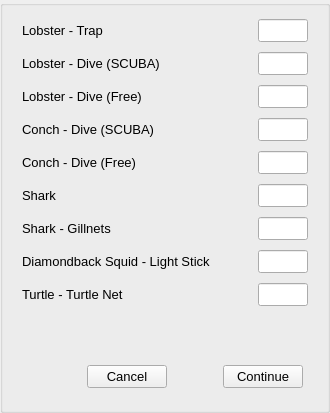
    <widget class="QGroupBox" name="groupBox_5" >
     <property name="font" >
      <font>
       <pointsize>11</pointsize>
      </font>
     </property>
     <property name="title" >
      <string/>
     </property>
     <layout class="QVBoxLayout" name="verticalLayout" >
      <item>
       <widget class="QWidget" native="1" name="widget_63" >
        <layout class="QVBoxLayout" name="verticalLayout_31" >
         <property name="spacing" >
          <number>4</number>
         </property>
         <property name="leftMargin" >
          <number>4</number>
         </property>
         <property name="topMargin" >
          <number>2</number>
         </property>
         <property name="rightMargin" >
          <number>4</number>
         </property>
         <property name="bottomMargin" >
          <number>2</number>
         </property>
         <item>
          <widget class="QWidget" native="1" name="widget_64" >
           <layout class="QHBoxLayout" name="horizontalLayout_40" >
            <property name="spacing" >
             <number>4</number>
            </property>
            <property name="leftMargin" >
             <number>4</number>
            </property>
            <property name="topMargin" >
             <number>0</number>
            </property>
            <property name="rightMargin" >
             <number>4</number>
            </property>
            <property name="bottomMargin" >
             <number>0</number>
            </property>
            <item>
             <widget class="QLabel" name="label_45" >
              <property name="font" >
               <font>
                <pointsize>10</pointsize>
               </font>
              </property>
              <property name="text" >
               <string>Lobster - Trap</string>
              </property>
             </widget>
            </item>
            <item>
             <spacer name="horizontalSpacer_3" >
              <property name="orientation" >
               <enum>Qt::Horizontal</enum>
              </property>
              <property name="sizeHint" stdset="0" >
               <size>
                <width>40</width>
                <height>20</height>
               </size>
              </property>
             </spacer>
            </item>
            <item>
             <widget class="QLineEdit" name="fish_pct_10" >
              <property name="maximumSize" >
               <size>
                <width>50</width>
                <height>16777215</height>
               </size>
              </property>
              <property name="font" >
               <font>
                <pointsize>10</pointsize>
               </font>
              </property>
             </widget>
            </item>
           </layout>
          </widget>
         </item>
        </layout>
       </widget>
      </item>
      <item>
       <widget class="QWidget" native="1" name="widget_65" >
        <layout class="QVBoxLayout" name="verticalLayout_32" >
         <property name="spacing" >
          <number>4</number>
         </property>
         <property name="leftMargin" >
          <number>4</number>
         </property>
         <property name="topMargin" >
          <number>2</number>
         </property>
         <property name="rightMargin" >
          <number>4</number>
         </property>
         <property name="bottomMargin" >
          <number>2</number>
         </property>
         <item>
          <widget class="QWidget" native="1" name="widget_66" >
           <layout class="QHBoxLayout" name="horizontalLayout_41" >
            <property name="spacing" >
             <number>4</number>
            </property>
            <property name="leftMargin" >
             <number>4</number>
            </property>
            <property name="topMargin" >
             <number>0</number>
            </property>
            <property name="rightMargin" >
             <number>4</number>
            </property>
            <property name="bottomMargin" >
             <number>0</number>
            </property>
            <item>
             <widget class="QLabel" name="label_46" >
              <property name="font" >
               <font>
                <pointsize>10</pointsize>
               </font>
              </property>
              <property name="text" >
               <string>Lobster - Dive (SCUBA)</string>
              </property>
             </widget>
            </item>
            <item>
             <spacer name="horizontalSpacer_3" >
              <property name="orientation" >
               <enum>Qt::Horizontal</enum>
              </property>
              <property name="sizeHint" stdset="0" >
               <size>
                <width>40</width>
                <height>20</height>
               </size>
              </property>
             </spacer>
            </item>
            <item>
             <widget class="QLineEdit" name="fish_pct_11" >
              <property name="maximumSize" >
               <size>
                <width>50</width>
                <height>16777215</height>
               </size>
              </property>
              <property name="font" >
               <font>
                <pointsize>10</pointsize>
               </font>
              </property>
             </widget>
            </item>
           </layout>
          </widget>
         </item>
        </layout>
       </widget>
      </item>
      <item>
       <widget class="QWidget" native="1" name="widget_67" >
        <layout class="QVBoxLayout" name="verticalLayout_33" >
         <property name="spacing" >
          <number>4</number>
         </property>
         <property name="leftMargin" >
          <number>4</number>
         </property>
         <property name="topMargin" >
          <number>2</number>
         </property>
         <property name="rightMargin" >
          <number>4</number>
         </property>
         <property name="bottomMargin" >
          <number>2</number>
         </property>
         <item>
          <widget class="QWidget" native="1" name="widget_68" >
           <layout class="QHBoxLayout" name="horizontalLayout_42" >
            <property name="spacing" >
             <number>4</number>
            </property>
            <property name="leftMargin" >
             <number>4</number>
            </property>
            <property name="topMargin" >
             <number>0</number>
            </property>
            <property name="rightMargin" >
             <number>4</number>
            </property>
            <property name="bottomMargin" >
             <number>0</number>
            </property>
            <item>
             <widget class="QLabel" name="label_47" >
              <property name="font" >
               <font>
                <pointsize>10</pointsize>
               </font>
              </property>
              <property name="text" >
               <string>Lobster - Dive (Free)</string>
              </property>
             </widget>
            </item>
            <item>
             <spacer name="horizontalSpacer_3" >
              <property name="orientation" >
               <enum>Qt::Horizontal</enum>
              </property>
              <property name="sizeHint" stdset="0" >
               <size>
                <width>40</width>
                <height>20</height>
               </size>
              </property>
             </spacer>
            </item>
            <item>
             <widget class="QLineEdit" name="fish_pct_12" >
              <property name="maximumSize" >
               <size>
                <width>50</width>
                <height>16777215</height>
               </size>
              </property>
              <property name="font" >
               <font>
                <pointsize>10</pointsize>
               </font>
              </property>
             </widget>
            </item>
           </layout>
          </widget>
         </item>
        </layout>
       </widget>
      </item>
      <item>
       <widget class="QWidget" native="1" name="widget_25" >
        <layout class="QVBoxLayout" name="verticalLayout_34" >
         <property name="spacing" >
          <number>4</number>
         </property>
         <property name="leftMargin" >
          <number>4</number>
         </property>
         <property name="topMargin" >
          <number>2</number>
         </property>
         <property name="rightMargin" >
          <number>4</number>
         </property>
         <property name="bottomMargin" >
          <number>2</number>
         </property>
         <item>
          <widget class="QWidget" native="1" name="widget_27" >
           <layout class="QHBoxLayout" name="horizontalLayout_43" >
            <property name="spacing" >
             <number>4</number>
            </property>
            <property name="leftMargin" >
             <number>4</number>
            </property>
            <property name="topMargin" >
             <number>0</number>
            </property>
            <property name="rightMargin" >
             <number>4</number>
            </property>
            <property name="bottomMargin" >
             <number>0</number>
            </property>
            <item>
             <widget class="QLabel" name="label_48" >
              <property name="font" >
               <font>
                <pointsize>10</pointsize>
               </font>
              </property>
              <property name="text" >
               <string>Conch - Dive (SCUBA)</string>
              </property>
             </widget>
            </item>
            <item>
             <spacer name="horizontalSpacer_3" >
              <property name="orientation" >
               <enum>Qt::Horizontal</enum>
              </property>
              <property name="sizeHint" stdset="0" >
               <size>
                <width>40</width>
                <height>20</height>
               </size>
              </property>
             </spacer>
            </item>
            <item>
             <widget class="QLineEdit" name="fish_pct_13" >
              <property name="maximumSize" >
               <size>
                <width>50</width>
                <height>16777215</height>
               </size>
              </property>
              <property name="font" >
               <font>
                <pointsize>10</pointsize>
               </font>
              </property>
             </widget>
            </item>
           </layout>
          </widget>
         </item>
        </layout>
       </widget>
      </item>
      <item>
       <widget class="QWidget" native="1" name="widget_33" >
        <layout class="QVBoxLayout" name="verticalLayout_35" >
         <property name="spacing" >
          <number>4</number>
         </property>
         <property name="leftMargin" >
          <number>4</number>
         </property>
         <property name="topMargin" >
          <number>2</number>
         </property>
         <property name="rightMargin" >
          <number>4</number>
         </property>
         <property name="bottomMargin" >
          <number>2</number>
         </property>
         <item>
          <widget class="QWidget" native="1" name="widget_69" >
           <layout class="QHBoxLayout" name="horizontalLayout_44" >
            <property name="spacing" >
             <number>4</number>
            </property>
            <property name="leftMargin" >
             <number>4</number>
            </property>
            <property name="topMargin" >
             <number>0</number>
            </property>
            <property name="rightMargin" >
             <number>4</number>
            </property>
            <property name="bottomMargin" >
             <number>0</number>
            </property>
            <item>
             <widget class="QLabel" name="label_49" >
              <property name="font" >
               <font>
                <pointsize>10</pointsize>
               </font>
              </property>
              <property name="text" >
               <string>Conch - Dive (Free)</string>
              </property>
             </widget>
            </item>
            <item>
             <spacer name="horizontalSpacer_3" >
              <property name="orientation" >
               <enum>Qt::Horizontal</enum>
              </property>
              <property name="sizeHint" stdset="0" >
               <size>
                <width>40</width>
                <height>20</height>
               </size>
              </property>
             </spacer>
            </item>
            <item>
             <widget class="QLineEdit" name="fish_pct_14" >
              <property name="maximumSize" >
               <size>
                <width>50</width>
                <height>16777215</height>
               </size>
              </property>
              <property name="font" >
               <font>
                <pointsize>10</pointsize>
               </font>
              </property>
             </widget>
            </item>
           </layout>
          </widget>
         </item>
        </layout>
       </widget>
      </item>
      <item>
       <widget class="QWidget" native="1" name="widget_70" >
        <layout class="QVBoxLayout" name="verticalLayout_36" >
         <property name="spacing" >
          <number>4</number>
         </property>
         <property name="leftMargin" >
          <number>4</number>
         </property>
         <property name="topMargin" >
          <number>2</number>
         </property>
         <property name="rightMargin" >
          <number>4</number>
         </property>
         <property name="bottomMargin" >
          <number>2</number>
         </property>
         <item>
          <widget class="QWidget" native="1" name="widget_71" >
           <layout class="QHBoxLayout" name="horizontalLayout_45" >
            <property name="spacing" >
             <number>4</number>
            </property>
            <property name="leftMargin" >
             <number>4</number>
            </property>
            <property name="topMargin" >
             <number>0</number>
            </property>
            <property name="rightMargin" >
             <number>4</number>
            </property>
            <property name="bottomMargin" >
             <number>0</number>
            </property>
            <item>
             <widget class="QLabel" name="label_50" >
              <property name="font" >
               <font>
                <pointsize>10</pointsize>
               </font>
              </property>
              <property name="text" >
               <string>Shark</string>
              </property>
             </widget>
            </item>
            <item>
             <spacer name="horizontalSpacer_3" >
              <property name="orientation" >
               <enum>Qt::Horizontal</enum>
              </property>
              <property name="sizeHint" stdset="0" >
               <size>
                <width>40</width>
                <height>20</height>
               </size>
              </property>
             </spacer>
            </item>
            <item>
             <widget class="QLineEdit" name="fish_pct_15" >
              <property name="maximumSize" >
               <size>
                <width>50</width>
                <height>16777215</height>
               </size>
              </property>
              <property name="font" >
               <font>
                <pointsize>10</pointsize>
               </font>
              </property>
             </widget>
            </item>
           </layout>
          </widget>
         </item>
        </layout>
       </widget>
      </item>
      <item>
       <widget class="QWidget" native="1" name="widget_72" >
        <layout class="QVBoxLayout" name="verticalLayout_37" >
         <property name="spacing" >
          <number>4</number>
         </property>
         <property name="leftMargin" >
          <number>4</number>
         </property>
         <property name="topMargin" >
          <number>2</number>
         </property>
         <property name="rightMargin" >
          <number>4</number>
         </property>
         <property name="bottomMargin" >
          <number>2</number>
         </property>
         <item>
          <widget class="QWidget" native="1" name="widget_73" >
           <layout class="QHBoxLayout" name="horizontalLayout_46" >
            <property name="spacing" >
             <number>4</number>
            </property>
            <property name="leftMargin" >
             <number>4</number>
            </property>
            <property name="topMargin" >
             <number>0</number>
            </property>
            <property name="rightMargin" >
             <number>4</number>
            </property>
            <property name="bottomMargin" >
             <number>0</number>
            </property>
            <item>
             <widget class="QLabel" name="label_51" >
              <property name="font" >
               <font>
                <pointsize>10</pointsize>
               </font>
              </property>
              <property name="text" >
               <string>Shark - Gillnets</string>
              </property>
             </widget>
            </item>
            <item>
             <spacer name="horizontalSpacer_3" >
              <property name="orientation" >
               <enum>Qt::Horizontal</enum>
              </property>
              <property name="sizeHint" stdset="0" >
               <size>
                <width>40</width>
                <height>20</height>
               </size>
              </property>
             </spacer>
            </item>
            <item>
             <widget class="QLineEdit" name="fish_pct_16" >
              <property name="maximumSize" >
               <size>
                <width>50</width>
                <height>16777215</height>
               </size>
              </property>
              <property name="font" >
               <font>
                <pointsize>10</pointsize>
               </font>
              </property>
             </widget>
            </item>
           </layout>
          </widget>
         </item>
        </layout>
       </widget>
      </item>
      <item>
       <widget class="QWidget" native="1" name="widget_74" >
        <layout class="QVBoxLayout" name="verticalLayout_38" >
         <property name="spacing" >
          <number>4</number>
         </property>
         <property name="leftMargin" >
          <number>4</number>
         </property>
         <property name="topMargin" >
          <number>2</number>
         </property>
         <property name="rightMargin" >
          <number>4</number>
         </property>
         <property name="bottomMargin" >
          <number>2</number>
         </property>
         <item>
          <widget class="QWidget" native="1" name="widget_75" >
           <layout class="QHBoxLayout" name="horizontalLayout_47" >
            <property name="spacing" >
             <number>4</number>
            </property>
            <property name="leftMargin" >
             <number>4</number>
            </property>
            <property name="topMargin" >
             <number>0</number>
            </property>
            <property name="rightMargin" >
             <number>4</number>
            </property>
            <property name="bottomMargin" >
             <number>0</number>
            </property>
            <item>
             <widget class="QLabel" name="label_52" >
              <property name="font" >
               <font>
                <pointsize>10</pointsize>
               </font>
              </property>
              <property name="text" >
               <string>Diamondback Squid - Light Stick </string>
              </property>
              <property name="wordWrap" >
               <bool>false</bool>
              </property>
             </widget>
            </item>
            <item>
             <spacer name="horizontalSpacer_3" >
              <property name="orientation" >
               <enum>Qt::Horizontal</enum>
              </property>
              <property name="sizeHint" stdset="0" >
               <size>
                <width>40</width>
                <height>20</height>
               </size>
              </property>
             </spacer>
            </item>
            <item>
             <widget class="QLineEdit" name="fish_pct_17" >
              <property name="maximumSize" >
               <size>
                <width>50</width>
                <height>16777215</height>
               </size>
              </property>
              <property name="font" >
               <font>
                <pointsize>10</pointsize>
               </font>
              </property>
             </widget>
            </item>
           </layout>
          </widget>
         </item>
        </layout>
       </widget>
      </item>
      <item>
       <widget class="QWidget" native="1" name="widget_76" >
        <layout class="QVBoxLayout" name="verticalLayout_39" >
         <property name="spacing" >
          <number>4</number>
         </property>
         <property name="leftMargin" >
          <number>4</number>
         </property>
         <property name="topMargin" >
          <number>2</number>
         </property>
         <property name="rightMargin" >
          <number>4</number>
         </property>
         <property name="bottomMargin" >
          <number>2</number>
         </property>
         <item>
          <widget class="QWidget" native="1" name="widget_77" >
           <layout class="QHBoxLayout" name="horizontalLayout_48" >
            <property name="spacing" >
             <number>4</number>
            </property>
            <property name="leftMargin" >
             <number>4</number>
            </property>
            <property name="topMargin" >
             <number>0</number>
            </property>
            <property name="rightMargin" >
             <number>4</number>
            </property>
            <property name="bottomMargin" >
             <number>0</number>
            </property>
            <item>
             <widget class="QLabel" name="label_53" >
              <property name="font" >
               <font>
                <pointsize>10</pointsize>
               </font>
              </property>
              <property name="text" >
               <string>Turtle - Turtle Net</string>
              </property>
             </widget>
            </item>
            <item>
             <spacer name="horizontalSpacer_3" >
              <property name="orientation" >
               <enum>Qt::Horizontal</enum>
              </property>
              <property name="sizeHint" stdset="0" >
               <size>
                <width>40</width>
                <height>20</height>
               </size>
              </property>
             </spacer>
            </item>
            <item>
             <widget class="QLineEdit" name="fish_pct_18" >
              <property name="maximumSize" >
               <size>
                <width>50</width>
                <height>16777215</height>
               </size>
              </property>
              <property name="font" >
               <font>
                <pointsize>10</pointsize>
               </font>
              </property>
             </widget>
            </item>
           </layout>
          </widget>
         </item>
        </layout>
       </widget>
      </item>
      <item>
       <spacer name="verticalSpacer" >
        <property name="orientation" >
         <enum>Qt::Vertical</enum>
        </property>
        <property name="sizeHint" stdset="0" >
         <size>
          <width>20</width>
          <height>40</height>
         </size>
        </property>
       </spacer>
      </item>
      <item>
       <widget class="QWidget" native="1" name="widget_84" >
        <layout class="QVBoxLayout" name="verticalLayout_43" >
         <property name="spacing" >
          <number>4</number>
         </property>
         <property name="leftMargin" >
          <number>4</number>
         </property>
         <property name="topMargin" >
          <number>2</number>
         </property>
         <property name="rightMargin" >
          <number>4</number>
         </property>
         <property name="bottomMargin" >
          <number>2</number>
         </property>
         <item>
          <widget class="QWidget" native="1" name="button_box" >
           <layout class="QHBoxLayout" name="horizontalLayout" >
            <item>
             <spacer>
              <property name="orientation" >
               <enum>Qt::Horizontal</enum>
              </property>
              <property name="sizeHint" stdset="0" >
               <size>
                <width>40</width>
                <height>20</height>
               </size>
              </property>
             </spacer>
            </item>
            <item>
             <widget class="QPushButton" name="pbnCancel" >
              <property name="font" >
               <font>
                <pointsize>10</pointsize>
               </font>
              </property>
              <property name="text" >
               <string>Cancel</string>
              </property>
             </widget>
            </item>
            <item>
             <spacer name="horizontalSpacer" >
              <property name="orientation" >
               <enum>Qt::Horizontal</enum>
              </property>
              <property name="sizeType" >
               <enum>QSizePolicy::Fixed</enum>
              </property>
              <property name="sizeHint" stdset="0" >
               <size>
                <width>50</width>
                <height>20</height>
               </size>
              </property>
             </spacer>
            </item>
            <item>
             <widget class="QPushButton" name="pbnFinished" >
              <property name="font" >
               <font>
                <pointsize>10</pointsize>
               </font>
              </property>
              <property name="text" >
               <string>Continue</string>
              </property>
             </widget>
            </item>
           </layout>
          </widget>
         </item>
        </layout>
       </widget>
      </item>
     </layout>
    </widget>
